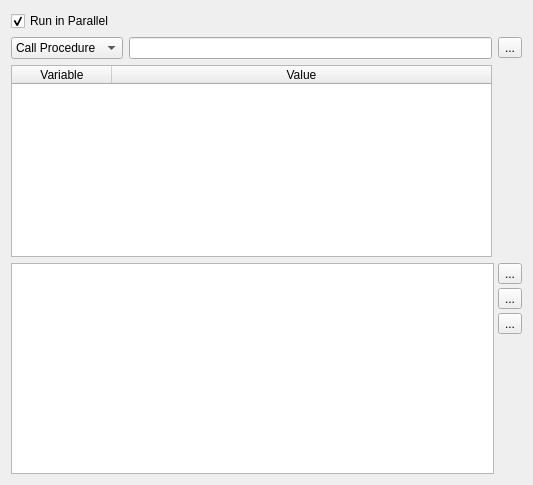
<?xml version="1.0" encoding="UTF-8"?>
<ui version="4.0">
 <class>GTAActionCallProceduresWgt</class>
 <widget class="QWidget" name="GTAActionCallProceduresWgt">
  <property name="geometry">
   <rect>
    <x>0</x>
    <y>0</y>
    <width>533</width>
    <height>485</height>
   </rect>
  </property>
  <property name="windowTitle">
   <string>Form</string>
  </property>
  <layout class="QGridLayout" name="gridLayout_2">
   <item row="0" column="0">
    <widget class="QCheckBox" name="parallelCB">
     <property name="text">
      <string>Run in Parallel</string>
     </property>
     <property name="checked">
      <bool>true</bool>
     </property>
    </widget>
   </item>
   <item row="3" column="0" colspan="2">
    <layout class="QHBoxLayout" name="horizontalLayout_2">
     <property name="spacing">
      <number>4</number>
     </property>
     <item>
      <widget class="QListWidget" name="procLW"/>
     </item>
     <item>
      <layout class="QVBoxLayout" name="verticalLayout">
       <item>
        <widget class="QToolButton" name="addPB">
         <property name="text">
          <string>...</string>
         </property>
         <property name="icon">
          <iconset resource="../resource.qrc">
           <normaloff>:/images/forms/img/Add.png</normaloff>:/images/forms/img/Add.png</iconset>
         </property>
        </widget>
       </item>
       <item>
        <widget class="QToolButton" name="editPB">
         <property name="text">
          <string>...</string>
         </property>
         <property name="icon">
          <iconset resource="../resource.qrc">
           <normaloff>:/images/forms/img/EDIT.png</normaloff>:/images/forms/img/EDIT.png</iconset>
         </property>
        </widget>
       </item>
       <item>
        <widget class="QToolButton" name="removePB">
         <property name="text">
          <string>...</string>
         </property>
         <property name="icon">
          <iconset resource="../resource.qrc">
           <normaloff>:/images/forms/img/Remove.png</normaloff>:/images/forms/img/Remove.png</iconset>
         </property>
        </widget>
       </item>
       <item>
        <spacer name="verticalSpacer">
         <property name="orientation">
          <enum>Qt::Vertical</enum>
         </property>
         <property name="sizeHint" stdset="0">
          <size>
           <width>20</width>
           <height>40</height>
          </size>
         </property>
        </spacer>
       </item>
      </layout>
     </item>
    </layout>
   </item>
   <item row="1" column="0" colspan="2">
    <layout class="QGridLayout" name="gridLayout">
     <item row="0" column="0">
      <widget class="QComboBox" name="elementTypeCB">
       <property name="minimumSize">
        <size>
         <width>100</width>
         <height>0</height>
        </size>
       </property>
       <item>
        <property name="text">
         <string>Call Procedure</string>
        </property>
       </item>
       <item>
        <property name="text">
         <string>Call Function</string>
        </property>
       </item>
      </widget>
     </item>
     <item row="0" column="1">
      <widget class="QLineEdit" name="procLE">
       <property name="readOnly">
        <bool>true</bool>
       </property>
      </widget>
     </item>
     <item row="0" column="2">
      <widget class="QToolButton" name="searchPB">
       <property name="text">
        <string>...</string>
       </property>
       <property name="icon">
        <iconset resource="../resource.qrc">
         <normaloff>:/images/forms/img/SEARCH.png</normaloff>:/images/forms/img/SEARCH.png</iconset>
       </property>
      </widget>
     </item>
     <item row="1" column="0" colspan="2">
      <widget class="QTableWidget" name="tagTableWidget">
       <attribute name="horizontalHeaderStretchLastSection">
        <bool>true</bool>
       </attribute>
       <column>
        <property name="text">
         <string>Variable</string>
        </property>
       </column>
       <column>
        <property name="text">
         <string>Value</string>
        </property>
       </column>
      </widget>
     </item>
    </layout>
   </item>
  </layout>
 </widget>
 <resources>
  <include location="../resource.qrc"/>
 </resources>
 <connections>
  <connection>
   <sender>elementTypeCB</sender>
   <signal>currentIndexChanged(int)</signal>
   <receiver>procLE</receiver>
   <slot>clear()</slot>
   <hints>
    <hint type="sourcelabel">
     <x>93</x>
     <y>43</y>
    </hint>
    <hint type="destinationlabel">
     <x>225</x>
     <y>43</y>
    </hint>
   </hints>
  </connection>
 </connections>
</ui>
